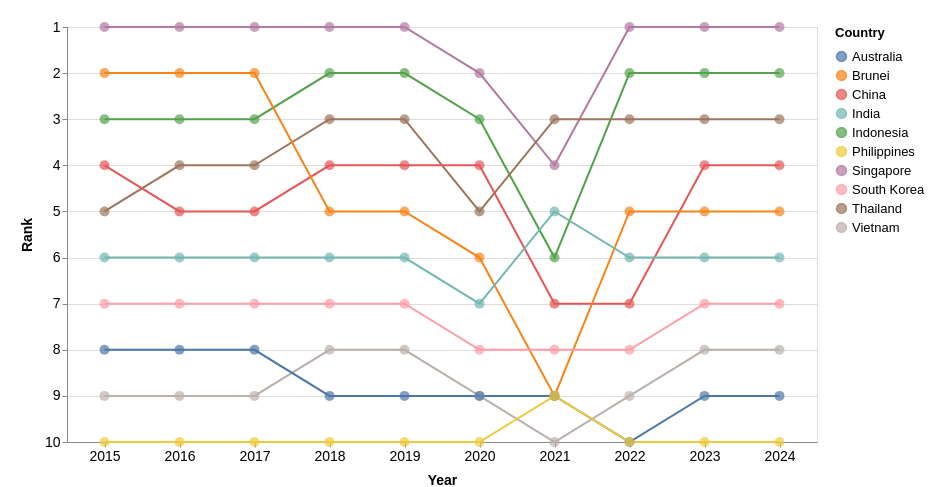

The Vega-Lite source for this figure:
### Vega-Lite specification from a JSON file in a GitHub repository (floating-point values rounded to 4 significant figures)
{"$schema": "https://vega.github.io/schema/vega-lite/v5.json", "width": 750, "height": 415, "data": {"values": [{"Country": "Singapore", "year": 2024, "Visitors": 4276007, "rank": 1}, {"Country": "Singapore", "year": 2023, "Visitors": 8308230, "rank": 1}, {"Country": "Singapore", "year": 2022, "Visitors": 5222991, "rank": 1}, {"Country": "Singapore", "year": 2021, "Visitors": 16308, "rank": 4}, {"Country": "Singapore", "year": 2020, "Visitors": 1545255, "rank": 2}, {"Country": "Singapore", "year": 2019, "Visitors": 10163882, "rank": 1}, {"Country": "Singapore", "year": 2018, "Visitors": 10615986, "rank": 1}, {"Country": "Singapore", "year": 2017, "Visitors": 12441713, "rank": 1}, {"Country": "Singapore", "year": 2016, "Visitors": 13272961, "rank": 1}, {"Country": "Singapore", "year": 2015, "Visitors": 12930754, "rank": 1}, {"Country": "Indonesia", "year": 2024, "Visitors": 1786630, "rank": 2}, {"Country": "Indonesia", "year": 2023, "Visitors": 3108165, "rank": 2}, {"Country": "Indonesia", "year": 2022, "Visitors": 1481739, "rank": 2}, {"Country": "Indonesia", "year": 2021, "Visitors": 11025, "rank": 6}, {"Country": "Indonesia", "year": 2020, "Visitors": 711723, "rank": 3}, {"Country": "Indonesia", "year": 2019, "Visitors": 3623277, "rank": 2}, {"Country": "Indonesia", "year": 2018, "Visitors": 3277689, "rank": 2}, {"Country": "Indonesia", "year": 2017, "Visitors": 2796570, "rank": 3}, {"Country": "Indonesia", "year": 2016, "Visitors": 3049964, "rank": 3}, {"Country": "Indonesia", "year": 2015, "Visitors": 2788033, "rank": 3}, {"Country": "Thailand", "year": 2024, "Visitors": 813783, "rank": 3}, {"Country": "Thailand", "year": 2023, "Visitors": 1551282, "rank": 3}, {"Country": "Thailand", "year": 2022, "Visitors": 715528, "rank": 3}, {"Country": "Thailand", "year": 2021, "Visitors": 59607, "rank": 3}, {"Country": "Thailand", "year": 2020, "Visitors": 394413, "rank": 5}, {"Country": "Thailand", "year": 2019, "Visitors": 1884306, "rank": 3}, {"Country": "Thailand", "year": 2018, "Visitors": 1914692, "rank": 3}, {"Country": "Thailand", "year": 2017, "Visitors": 1836522, "rank": 4}, {"Country": "Thailand", "year": 2016, "Visitors": 1780800, "rank": 4}, {"Country": "Thailand", "year": 2015, "Visitors": 1343569, "rank": 5}, {"Country": "China", "year": 2024, "Visitors": 1449711, "rank": 4}, {"Country": "China", "year": 2023, "Visitors": 1474114, "rank": 4}, {"Country": "China", "year": 2022, "Visitors": 211363, "rank": 7}, {"Country": "China", "year": 2021, "Visitors": 7701, "rank": 7}, {"Country": "China", "year": 2020, "Visitors": 405149, "rank": 4}, {"Country": "China", "year": 2019, "Visitors": 3114257, "rank": 4}, {"Country": "China", "year": 2018, "Visitors": 2944133, "rank": 4}, {"Country": "China", "year": 2017, "Visitors": 2281666, "rank": 5}, {"Country": "China", "year": 2016, "Visitors": 2124942, "rank": 5}, {"Country": "China", "year": 2015, "Visitors": 1677163, "rank": 4}, {"Country": "Brunei", "year": 2024, "Visitors": 565999, "rank": 5}, {"Country": "Brunei", "year": 2023, "Visitors": 811833, "rank": 5}, {"Country": "Brunei", "year": 2022, "Visitors": 301757, "rank": 5}, {"Country": "Brunei", "year": 2021, "Visitors": 773, "rank": 9}, {"Country": "Brunei", "year": 2020, "Visitors": 136020, "rank": 6}, {"Country": "Brunei", "year": 2019, "Visitors": 1216123, "rank": 5}, {"Country": "Brunei", "year": 2018, "Visitors": 1382031, "rank": 5}, {"Country": "Brunei", "year": 2017, "Visitors": 1660506, "rank": 2}, {"Country": "Brunei", "year": 2016, "Visitors": 1391016, "rank": 2}, {"Country": "Brunei", "year": 2015, "Visitors": 1133555, "rank": 2}, {"Country": "India", "year": 2024, "Visitors": 537493, "rank": 6}, {"Country": "India", "year": 2023, "Visitors": 671846, "rank": 6}, {"Country": "India", "year": 2022, "Visitors": 324548, "rank": 6}, {"Country": "India", "year": 2021, "Visitors": 3916, "rank": 5}, {"Country": "India", "year": 2020, "Visitors": 155883, "rank": 7}, {"Country": "India", "year": 2019, "Visitors": 735309, "rank": 6}, {"Country": "India", "year": 2018, "Visitors": 600311, "rank": 6}, {"Country": "India", "year": 2017, "Visitors": 552739, "rank": 6}, {"Country": "India", "year": 2016, "Visitors": 638578, "rank": 6}, {"Country": "India", "year": 2015, "Visitors": 722141, "rank": 6}, {"Country": "South Korea", "year": 2024, "Visitors": 232711, "rank": 7}, {"Country": "South Korea", "year": 2023, "Visitors": 400853, "rank": 7}, {"Country": "South Korea", "year": 2022, "Visitors": 146384, "rank": 8}, {"Country": "South Korea", "year": 2021, "Visitors": 3028, "rank": 8}, {"Country": "South Korea", "year": 2020, "Visitors": 119750, "rank": 8}, {"Country": "South Korea", "year": 2019, "Visitors": 673065, "rank": 7}, {"Country": "South Korea", "year": 2018, "Visitors": 616783, "rank": 7}, {"Country": "South Korea", "year": 2017, "Visitors": 484528, "rank": 7}, {"Country": "South Korea", "year": 2016, "Visitors": 444439, "rank": 7}, {"Country": "South Korea", "year": 2015, "Visitors": 421161, "rank": 7}, {"Country": "Vietnam", "year": 2024, "Visitors": 137344, "rank": 8}, {"Country": "Vietnam", "year": 2023, "Visitors": 286083, "rank": 8}, {"Country": "Vietnam", "year": 2022, "Visitors": 123931, "rank": 9}, {"Country": "Vietnam", "year": 2021, "Visitors": 14136, "rank": 10}, {"Country": "Vietnam", "year": 2020, "Visitors": 71622, "rank": 9}, {"Country": "Vietnam", "year": 2019, "Visitors": 892716, "rank": 8}, {"Country": "Vietnam", "year": 2018, "Visitors": 786327, "rank": 8}, {"Country": "Vietnam", "year": 2017, "Visitors": 638135, "rank": 9}, {"Country": "Vietnam", "year": 2016, "Visitors": 703737, "rank": 9}, {"Country": "Vietnam", "year": 2015, "Visitors": 646891, "rank": 9}, {"Country": "Australia", "year": 2024, "Visitors": 159318, "rank": 9}, {"Country": "Australia", "year": 2023, "Visitors": 276477, "rank": 9}, {"Country": "Australia", "year": 2022, "Visitors": 118598, "rank": 10}, {"Country": "Australia", "year": 2021, "Visitors": 33451, "rank": 9}, {"Country": "Australia", "year": 2020, "Visitors": 195146, "rank": 9}, {"Country": "Australia", "year": 2019, "Visitors": 1282782, "rank": 9}, {"Country": "Australia", "year": 2018, "Visitors": 1034871, "rank": 9}, {"Country": "Australia", "year": 2017, "Visitors": 899202, "rank": 8}, {"Country": "Australia", "year": 2016, "Visitors": 737115, "rank": 8}, {"Country": "Australia", "year": 2015, "Visitors": 714047, "rank": 8}, {"Country": "Philippines", "year": 2024, "Visitors": 60100, "rank": 10}, {"Country": "Philippines", "year": 2023, "Visitors": 137781, "rank": 10}, {"Country": "Philippines", "year": 2022, "Visitors": 86462, "rank": 10}, {"Country": "Philippines", "year": 2021, "Visitors": 10229, "rank": 9}, {"Country": "Philippines", "year": 2020, "Visitors": 53889, "rank": 10}, {"Country": "Philippines", "year": 2019, "Visitors": 1114257, "rank": 10}, {"Country": "Philippines", "year": 2018, "Visitors": 1167375, "rank": 10}, {"Country": "Philippines", "year": 2017, "Visitors": 1066461, "rank": 10}, {"Country": "Philippines", "year": 2016, "Visitors": 1029488, "rank": 10}, {"Country": "Philippines", "year": 2015, "Visitors": 957408, "rank": 10}]}, "layer": [{"mark": "line", "encoding": {"x": {"field": "year", "type": "ordinal", "title": "Year", "axis": {"labelAngle": 0}}, "y": {"field": "rank", "type": "quantitative", "axis": {"labelAngle": 0}, "title": "Rank", "scale": {"domain": [1, 10], "reverse": true}}, "color": {"field": "Country", "type": "nominal", "title": "Country"}}}, {"mark": {"type": "point", "filled": true, "size": 100}, "encoding": {"x": {"field": "year", "type": "ordinal", "title": "Year"}, "y": {"field": "rank", "type": "quantitative", "title": "Rank", "scale": {"domain": [1, 10], "reverse": true}}, "color": {"field": "Country", "type": "nominal", "title": "Country"}, "tooltip": [{"field": "Country", "type": "nominal", "title": "Country"}, {"field": "year", "type": "ordinal", "title": "Year"}, {"field": "Visitors", "type": "quantitative", "title": "Number of Visitors", "format": ",d"}, {"field": "rank", "type": "quantitative", "title": "Rank"}]}}], "config": {"legend": {"titleFontSize": 13, "titlePadding": 10, "labelFontSize": 13}, "axis": {"titleFontSize": 14, "titlePadding": 10, "labelFontSize": 14}}, "padding": {"top": 20, "left": 20, "right": 20}}
